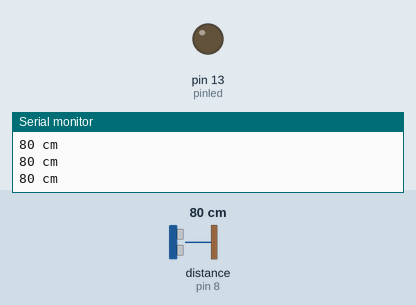
Simulated run of this sketch. Board: Arduino Uno, built with avr-gcc and run on an emulated ATmega328P. Parts: output pins drawn as LEDs (lit = HIGH), the last lines printed to the serial monitor. Wiring (inferred from the names in the program): ultrasonic range finder: trigger pin 9; echo pin 8. The test bench sets the inputs (shaded band); at power-on: distance to the obstacle (sensor on pin 8) 80 cm. The echo pulse lasts 58.3 µs per cm; pins used as bus, display or sensor lines are not drawn.

Above: at 1.3 s.
1.4 s: distance to the obstacle (sensor on pin 8) set to 18 cm
2.9 s: distance to the obstacle (sensor on pin 8) set to 14 cm
At 4.1 s:
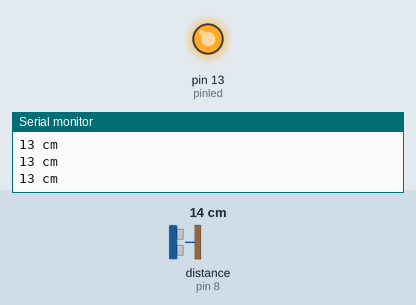
4.5 s: distance to the obstacle (sensor on pin 8) set to 35 cm
At 5.4 s:
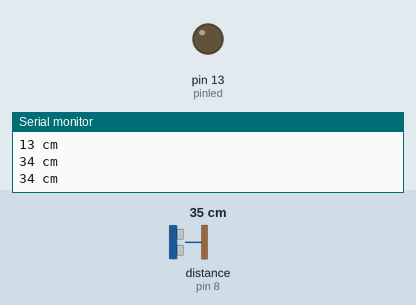
6.0 s: distance to the obstacle (sensor on pin 8) set to 2 cm
At 6.8 s:
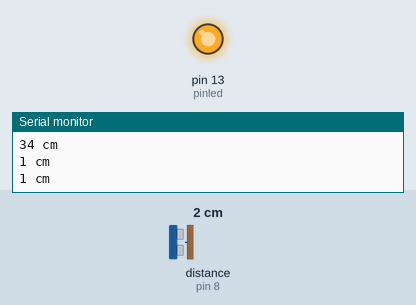
Timing chart, 0 to 8.5 s (numbered marks = the images above; inputs shaded):
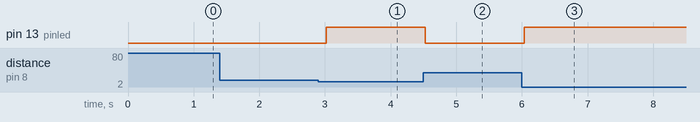

The sketch:

us.ino
```cpp
const int pinecho = 8;
const int pintrigger = 9;
const int pinled = 13;

// VARIABLES PARA CALCULOS
unsigned int tiempo, distancia;

void setup() {
  // PREPARAR LA COMUNICACION SERIAL
  Serial.begin(115200);
  // CONFIGURAR PINES DE ENTRADA Y SALIDA
  pinMode(pinecho, INPUT);
  pinMode(pintrigger, OUTPUT);
  pinMode(pinled, OUTPUT);

  digitalWrite(pintrigger, LOW);
  delayMicroseconds(100);

}

void loop() {
  // ENVIAR PULSO DE DISPARO EN EL PIN "TRIGGER"
  digitalWrite(pintrigger, HIGH);
  // EL PULSO DURA AL MENOS 10 uS EN ESTADO ALTO
  delayMicroseconds(10);
  digitalWrite(pintrigger, LOW);

  // MEDIR EL TIEMPO EN ESTADO ALTO DEL PIN "ECHO" EL PULSO ES PROPORCIONAL A LA DISTANCIA MEDIDA
  tiempo = pulseIn(pinecho, HIGH);

  // LA VELOCIDAD DEL SONIDO ES DE 340 M/S O 29 MICROSEGUNDOS POR CENTIMETRO
  // DIVIDIMOS EL TIEMPO DEL PULSO ENTRE 58, TIEMPO QUE TARDA RECORRER IDA Y VUELTA UN CENTIMETRO LA ONDA SONORA
  distancia = tiempo / 58;

  // ENVIAR EL RESULTADO AL MONITOR SERIAL
  Serial.print(distancia);
  Serial.println(" cm");

  // ENCENDER EL LED CUANDO SE CUMPLA CON CIERTA DISTANCIA
  if (distancia <= 15) {
    digitalWrite(pinled, HIGH);
  } else {
    digitalWrite(pinled, LOW);
  }
  delay(500);
}
```

Measured:
- the behaviour switches between 17 and 16 cm on distance to the obstacle (sensor on pin 8) (found by bisection; images 0 and 1)
- after the input at 2.9 s, pin 13 (pinled): LOW → HIGH after 0.12 s
- after the input at 4.5 s, pin 13 (pinled): HIGH → LOW at once
- after the input at 6.0 s, pin 13 (pinled): LOW → HIGH at once
